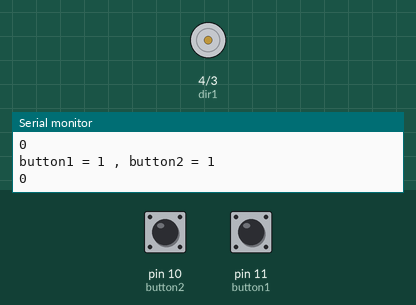
Bench run of a sketch on a simulated Arduino Uno, built with avr-gcc and run on an emulated ATmega328P. Shown: motor-driver pin pairs drawn as motors (green arrow = first pin HIGH = forward, orange = second pin HIGH = backward, longer = more drive, scaled by the enable pin), the last lines printed to the serial monitor. The test bench sets the inputs (shaded band); at power-on: pin 11 (button1) HIGH, pin 10 (button2) HIGH.

Above: at 1.8 s.
1.9 s: pin 11 (button1) pulled LOW for 3.2 s
At 2.4 s:
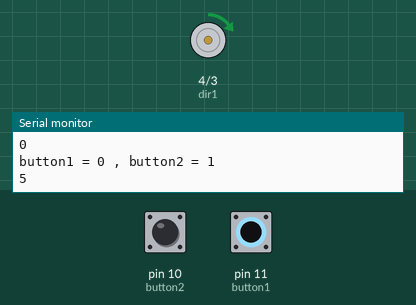
6.6 s: pin 11 (button1) pulled LOW for 3.2 s
At 10.4 s:
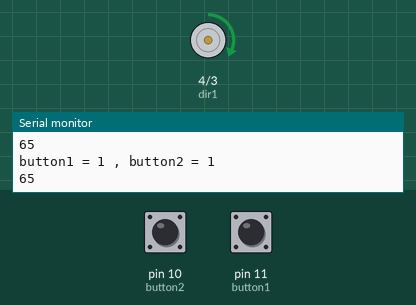
11.3 s: pin 10 (button2) pulled LOW for 0.6 s
At 12.0 s:
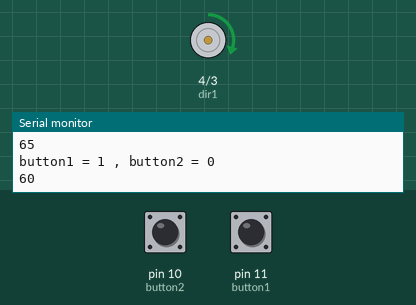
13.4 s: pin 11 (button1) pulled LOW for 0.6 s
At 14.8 s:
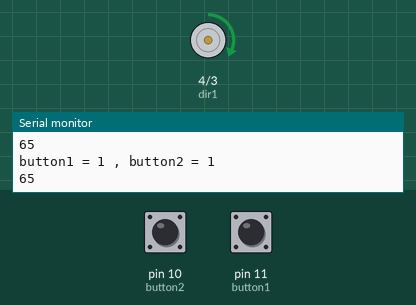
15.5 s: pin 10 (button2) driven LOW and pin 11 (button1) driven LOW
At 16.3 s:
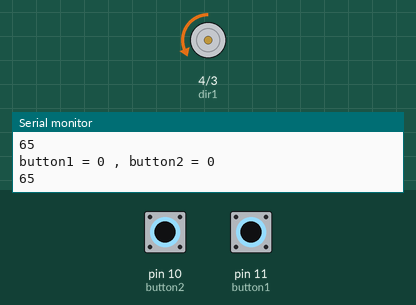
17.0 s: pin 11 (button1) driven HIGH
At 23.5 s:
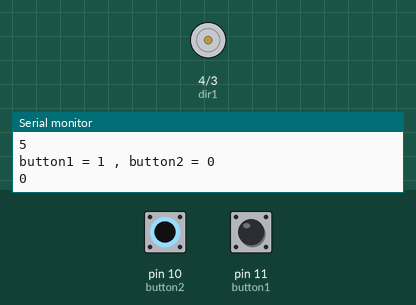
Timing chart, 0 to 24.5 s (numbered marks = the images above; inputs shaded):
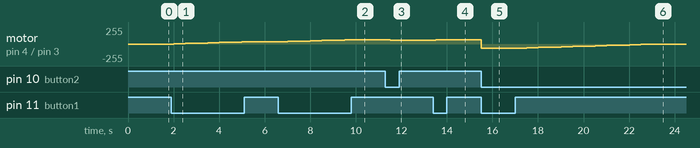

Measured:
- after the input at 1.9 s, motor on pin 4 (dir1) / pin 3 (dir2): moves from stopped to forward 35/255 over 3.0 s, starting after 0.10 s
- after the input at 6.6 s, motor on pin 4 (dir1) / pin 3 (dir2): moves from forward 35/255 to forward 65/255 over 2.5 s, starting after 0.41 s
- after the input at 11.3 s, motor on pin 4 (dir1) / pin 3 (dir2): forward 65/255 → forward 60/255 after 0.21 s
- after the input at 13.4 s, motor on pin 4 (dir1) / pin 3 (dir2): forward 60/255 → forward 65/255 after 0.11 s
- after the input at 15.5 s, motor on pin 4 (dir1) / pin 3 (dir2): forward 65/255 → backward 65/255 at once
- after the input at 17.0 s, motor on pin 4 (dir1) / pin 3 (dir2): moves from backward 65/255 to stopped over 6.0 s, starting at once

The sketch:

ButtonDCMotorSpeed.ino
```cpp
int speedPin = 5;
int dir1 = 4;
int dir2 = 3;
int mSpeed = 0;
int button1 = 11;
int button2 = 10;
int buttonval1;
int buttonval2;
bool reverseDirection = false;
bool bothButtonsPreviouslyPressed = false;

void setup() {
  // put your setup code here, to run once:
  pinMode(button1, INPUT_PULLUP);
  pinMode(button2, INPUT_PULLUP);
  pinMode(speedPin, OUTPUT);
  pinMode(dir1, OUTPUT);
  pinMode(dir2, OUTPUT);
  Serial.begin(9600);
}

void loop() {
  // put your main code here, to run repeatedly:
  buttonval1 = digitalRead(button1);
  buttonval2 = digitalRead(button2);

  Serial.print("button1 = ");
  Serial.print(buttonval1);
  Serial.print(" , ");
  Serial.print("button2 = ");
  Serial.println(buttonval2);

  bool bothButtonsPressed = buttonval1 == LOW && buttonval2 == LOW;
  if (bothButtonsPressed) {
    if (!bothButtonsPreviouslyPressed) {
      reverseDirection = !reverseDirection;
    }
  } else if (buttonval1 == LOW) {
    mSpeed = min(mSpeed + 5, 255);
  } else if (buttonval2 == LOW) {
    mSpeed = max(mSpeed - 5, 0);
  }
  bothButtonsPreviouslyPressed = bothButtonsPressed;

  if (reverseDirection) {
    digitalWrite(dir1, LOW);
    digitalWrite(dir2, HIGH);
  } else {
    digitalWrite(dir1, HIGH);
    digitalWrite(dir2, LOW);
  }

  Serial.println(mSpeed);
  analogWrite(speedPin, mSpeed);
  delay(500);
}
```
